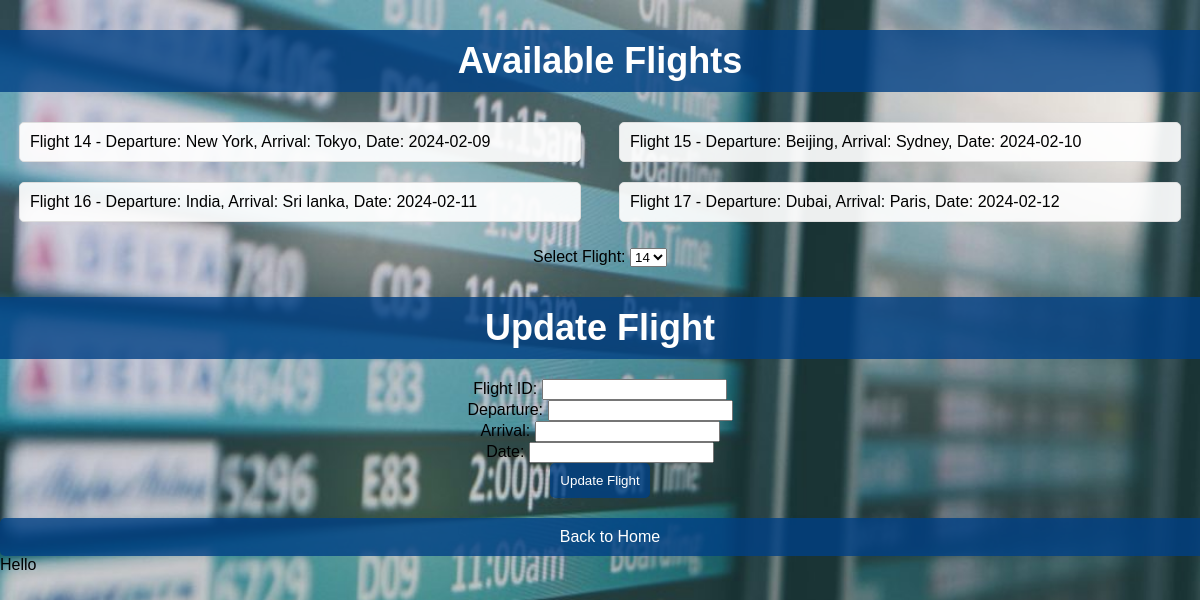
/flight.php, run on the app's committed database.
### tables this page shows
CREATE TABLE Flight (
    Flight_ID VARCHAR(50) PRIMARY KEY,
    Departure VARCHAR(50),
    Arrival VARCHAR(50),
    Flight_date DATE,
    Route_ID INT,
    FOREIGN KEY (Route_ID) REFERENCES Route(Route_ID),
    INDEX idx_Departure (Departure),
    INDEX idx_Arrival (Arrival),
    INDEX idx_Flight_date (Flight_date)
);

### flight.php (the view, shortened to what this page needs)
<!DOCTYPE html>
<html>
<head>
</head>
<body>
    <h2>Available Flights</h2>
    <ul>
        <?php
        include 'db_connect.php';
        $sql = "SELECT Flight_ID, Departure, Arrival, Flight_date FROM Flight";
        $result = $conn->query($sql);
        if ($result->num_rows > 0) {
            while ($row = $result->fetch_assoc()) {
                echo "<li>Flight {$row['Flight_ID']} - Departure: {$row['Departure']}, Arrival: {$row['Arrival']}, Date: {$row['Flight_date']}</li>";
            }
        } else {
            echo "<li>No flights available.</li>";
        }
        ?>
    </ul>
    <form action='update_flight.php' method='POST'>
        <label for='flight_select'>Select Flight:</label>
        <select name='flight_select'>
            <?php
            include 'db_connect.php';
            $sql = "SELECT Flight_ID FROM Flight";
            $result = $conn->query($sql);
            if ($result->num_rows > 0) {
                while ($row = $result->fetch_assoc()) {
                    echo "<option value='{$row['Flight_ID']}'>{$row['Flight_ID']}</option>";
                }
            } else {
                echo "<option value=''>No flights available</option>";
            }
            ?>
        </select>
        <h2>Update Flight</h2>
        <label for="flight_id">Flight ID:</label>
        <input type="text" name="flight_id" required><br>
        <label for="new_departure">Departure:</label>
        <input type="text" name="new_departure" required><br>
        <label for="new_arrival">Arrival:</label>
        <input type="text" name="new_arrival" required><br>
        <label for="new_date">Date:</label>
        <input type="text" name="new_date" required><br>
        <input type="submit" name="update" value="Update Flight">
    </form>
    <a href="home.php">Back to Home</a>
</body>
</html>

### flight.php (style rules this page uses)
body { font-family: Arial, sans-serif; background-image: url('availableflights.jpg'); background-size: cover; background-attachment: fixed; background-color: #f0f0f0; margin: 0; padding: 0; }
h2 { background-color: rgba(0, 64, 133, 0.8); color: #fff; padding: 10px; text-align: center; font-size: 36px; margin-bottom: 20px; }
ul { list-style-type: none; padding: 0; display: flex; justify-content: space-around; flex-wrap: wrap; }
li { background-color: rgba(255, 255, 255, 0.92); border: 1px solid #ddd; margin: 10px; padding: 10px; border-radius: 5px; width: 45%; }
form { margin-top: 10px; text-align: center; }
input[type="submit"] { background-color: rgba(0, 64, 133, 0.8); color: #fff; padding: 10px; border: none; border-radius: 5px; cursor: pointer; }
a { display: block; text-align: center; background-color: rgba(0, 64, 133, 0.8); color: #fff; padding: 10px; text-decoration: none; margin-top: 20px; display: inline-block; width: 100%; border-radius: 5px; }

### data on the page
flight: Flight_ID "14", Departure "New York", Arrival "Tokyo", Flight_date "2024-02-09"
flight: Flight_ID "15", Departure "Beijing", Arrival "Sydney", Flight_date "2024-02-10"
flight: Flight_ID "16", Departure "India", Arrival "Sri lanka", Flight_date "2024-02-11"
flight: Flight_ID "17", Departure "Dubai", Arrival "Paris", Flight_date "2024-02-12"

### other printed values
form field flight_select "14"
